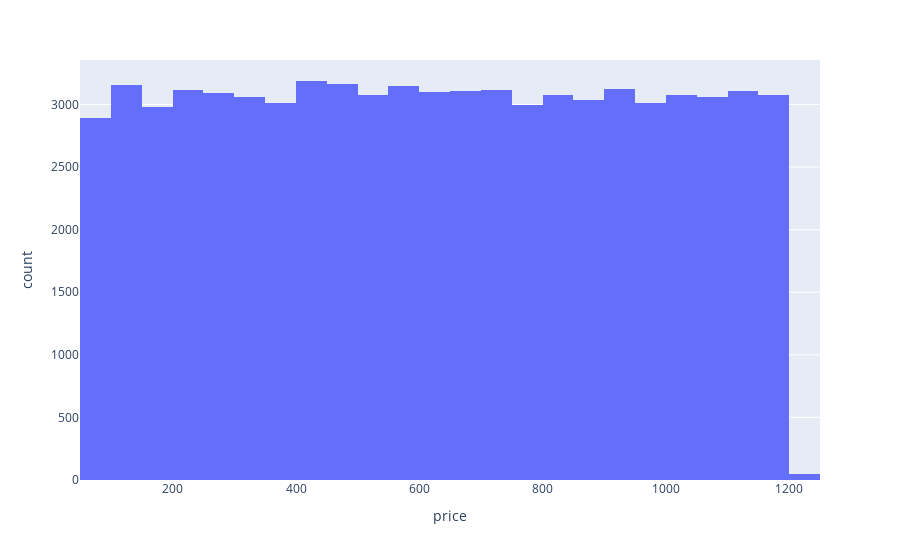
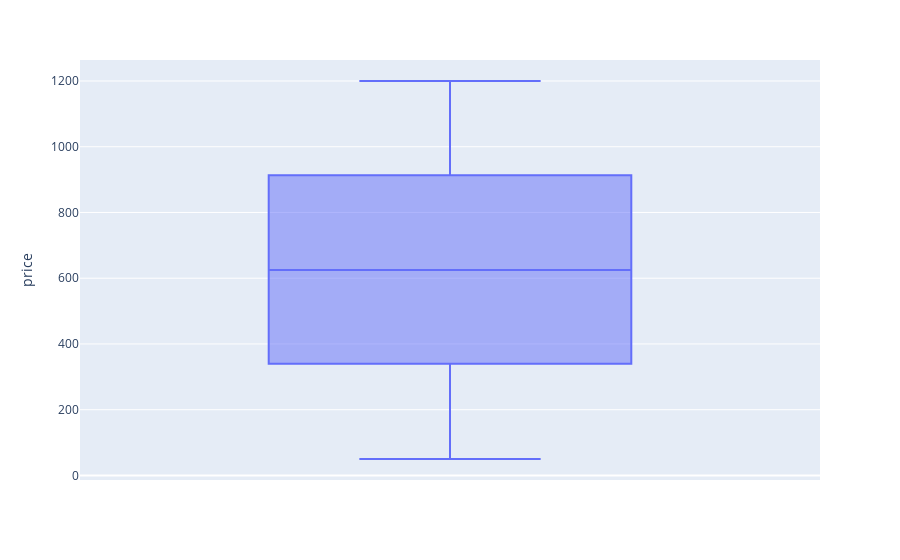

The notebook cell saved with these charts, in order:
### Markdown cell above
You want to get a more visual picture of the price range. Use a histogram and boxplot to show the distribution of prices on the entire dataset.

### Code cell
# Your answer goes here
# Histogram
fig = px.histogram(df_cleaned, x="price", nbins=50)
fig.show()

fig = px.box(df_cleaned, y="price")
fig.show()

### Figure 1 — Plotly figure (JSON) as saved in the notebook; plotly's stock layout.template omitted (floating-point values rounded to 4 significant figures; data arrays with more than 128 entries replaced by an {"elided": "..."} marker saying what was removed)
{"data": [{"alignmentgroup": "True", "bingroup": "x", "hovertemplate": "price=%{x}<br>count=%{y}<extra></extra>", "legendgroup": "", "marker": {"color": "#636efa", "pattern": {"shape": ""}}, "name": "", "nbinsx": 50, "offsetgroup": "", "orientation": "v", "showlegend": false, "type": "histogram", "x": {"elided": "70842 int values"}, "xaxis": "x", "yaxis": "y"}], "layout": {"barmode": "relative", "legend": {"tracegroupgap": 0}, "margin": {"t": 60}, "xaxis": {"anchor": "y", "domain": [0, 1], "title": {"text": "price"}}, "yaxis": {"anchor": "x", "domain": [0, 1], "title": {"text": "count"}}}}

### Figure 2 — Plotly figure (JSON) as saved in the notebook; plotly's stock layout.template omitted (floating-point values rounded to 4 significant figures; data arrays with more than 128 entries replaced by an {"elided": "..."} marker saying what was removed)
{"data": [{"alignmentgroup": "True", "hovertemplate": "price=%{y}<extra></extra>", "legendgroup": "", "marker": {"color": "#636efa"}, "name": "", "notched": false, "offsetgroup": "", "orientation": "v", "showlegend": false, "type": "box", "x0": " ", "xaxis": "x", "y": {"elided": "70842 int values"}, "y0": " ", "yaxis": "y"}], "layout": {"boxmode": "group", "legend": {"tracegroupgap": 0}, "margin": {"t": 60}, "xaxis": {"anchor": "y", "domain": [0, 1]}, "yaxis": {"anchor": "x", "domain": [0, 1], "title": {"text": "price"}}}}
